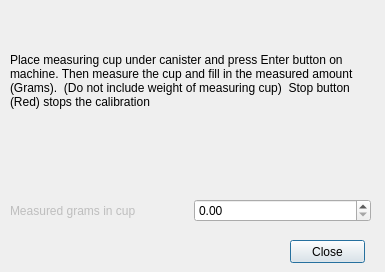
<?xml version="1.0" encoding="UTF-8"?>
<ui version="4.0">
 <class>WbsdCalibrateCanister</class>
 <widget class="QDialog" name="WbsdCalibrateCanister">
  <property name="windowModality">
   <enum>Qt::WindowModal</enum>
  </property>
  <property name="geometry">
   <rect>
    <x>0</x>
    <y>0</y>
    <width>385</width>
    <height>272</height>
   </rect>
  </property>
  <property name="windowTitle">
   <string>Calibrate canister</string>
  </property>
  <widget class="QWidget" name="gridLayoutWidget">
   <property name="geometry">
    <rect>
     <x>10</x>
     <y>20</y>
     <width>361</width>
     <height>121</height>
    </rect>
   </property>
   <layout class="QGridLayout" name="gridLayout">
    <item row="0" column="0">
     <widget class="QLabel" name="lblInfo">
      <property name="text">
       <string>Place measuring cup under canister and press Enter button on machine. Then measure the cup and fill in the measured amount (Grams).  (Do not include weight of measuring cup)  Stop button (Red) stops the calibration</string>
      </property>
      <property name="textFormat">
       <enum>Qt::PlainText</enum>
      </property>
      <property name="wordWrap">
       <bool>true</bool>
      </property>
     </widget>
    </item>
   </layout>
  </widget>
  <widget class="QWidget" name="gridLayoutWidget_2">
   <property name="geometry">
    <rect>
     <x>10</x>
     <y>190</y>
     <width>361</width>
     <height>41</height>
    </rect>
   </property>
   <layout class="QGridLayout" name="gridLayout_2">
    <item row="2" column="0">
     <widget class="QLabel" name="lblRes">
      <property name="enabled">
       <bool>false</bool>
      </property>
      <property name="text">
       <string>Measured grams in cup</string>
      </property>
     </widget>
    </item>
    <item row="2" column="1">
     <widget class="QDoubleSpinBox" name="doubleSpinBox"/>
    </item>
   </layout>
  </widget>
  <widget class="QWidget" name="gridLayoutWidget_3">
   <property name="geometry">
    <rect>
     <x>10</x>
     <y>140</y>
     <width>361</width>
     <height>51</height>
    </rect>
   </property>
   <layout class="QGridLayout" name="gridLayout_3"/>
  </widget>
  <widget class="QPushButton" name="pushButton">
   <property name="geometry">
    <rect>
     <x>290</x>
     <y>240</y>
     <width>75</width>
     <height>23</height>
    </rect>
   </property>
   <property name="text">
    <string>Close</string>
   </property>
  </widget>
 </widget>
 <resources/>
 <connections/>
</ui>
